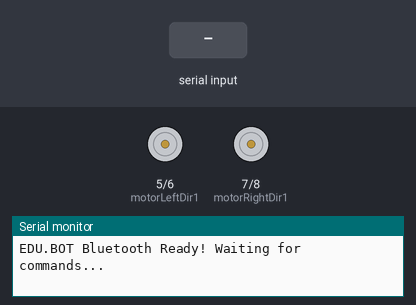
A sketch run on a simulated Arduino Uno, built with avr-gcc and run on an emulated ATmega328P. Parts: motor-driver pin pairs drawn as motors (green arrow = first pin HIGH = forward, orange = second pin HIGH = backward, longer = more drive, scaled by the enable pin), the last lines printed to the serial monitor. The inputs (shaded band) are chosen by the test bench.

Above: at 1.2 s.
1.3 s: "F" received over Serial
At 1.9 s:
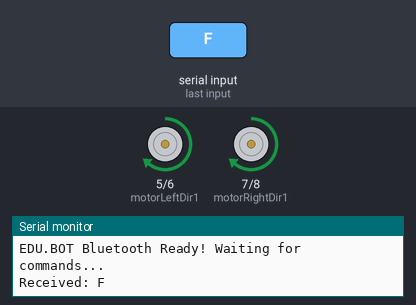
2.8 s: "B" received over Serial
At 4.0 s:
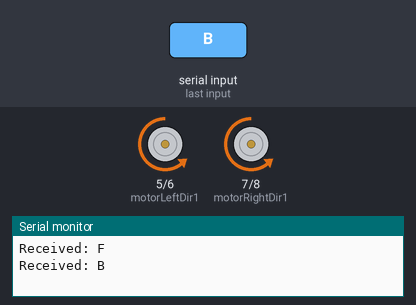
4.3 s: "L" received over Serial
At 5.4 s:
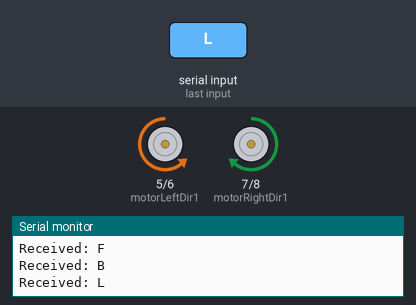
5.8 s: "R" received over Serial
At 6.5 s:
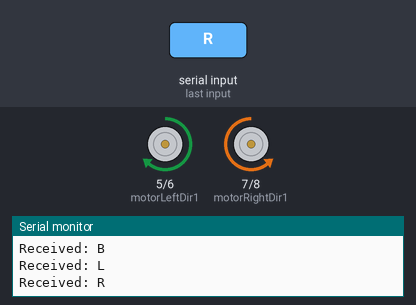
Timing chart, 0 to 8.3 s (numbered marks = the images above; inputs shaded):
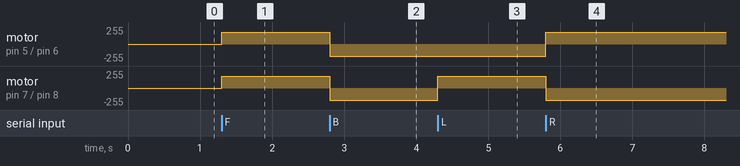

Measured:
- after the input at 1.3 s, motor on pin 5 (motorLeftDir1) / pin 6 (motorLeftDir2), motor on pin 7 (motorRightDir1) / pin 8 (motorRightDir2): stopped → forward 180/255 at once
- after the input at 2.8 s, motor on pin 5 (motorLeftDir1) / pin 6 (motorLeftDir2), motor on pin 7 (motorRightDir1) / pin 8 (motorRightDir2): forward 180/255 → backward 180/255 at once
- after the input at 4.3 s, motor on pin 7 (motorRightDir1) / pin 8 (motorRightDir2): backward 180/255 → forward 180/255 at once
- after the input at 5.8 s, motor on pin 5 (motorLeftDir1) / pin 6 (motorLeftDir2): backward 180/255 → forward 180/255 at once; motor on pin 7 (motorRightDir1) / pin 8 (motorRightDir2): forward 180/255 → backward 180/255 at once

The sketch:

Bluetooth_Control.ino
```cpp
/*
  EDU.BOT - Bluetooth / Serial Control
  บังคับหุ่นยนต์ผ่านแอปมือถือ (ส่งตัวอักษร F, B, L, R, S)
  *ถ้าใช้ Arduino Uno + HC-05 ให้ต่อ RX-TX สลับกัน
*/

// กำหนดขาควบคุมมอเตอร์ (เหมือนเดิม)
const int motorLeftDir1 = 5;  const int motorLeftDir2 = 6;  const int motorLeftSpeed = 9;
const int motorRightDir1 = 7; const int motorRightDir2 = 8; const int motorRightSpeed = 10;

char command; // ตัวแปรสำหรับเก็บคำสั่งที่รับมา

void setup() {
  pinMode(motorLeftDir1, OUTPUT); pinMode(motorLeftDir2, OUTPUT); pinMode(motorLeftSpeed, OUTPUT);
  pinMode(motorRightDir1, OUTPUT); pinMode(motorRightDir2, OUTPUT); pinMode(motorRightSpeed, OUTPUT);

  analogWrite(motorLeftSpeed, 180);  // ตั้งความเร็วคงที่
  analogWrite(motorRightSpeed, 180);

  Serial.begin(9600); // ความเร็วมาตรฐานของโมดูล Bluetooth ทั่วไป
  Serial.println("EDU.BOT Bluetooth Ready! Waiting for commands...");
}

void loop() {
  // ตรวจสอบว่ามีข้อมูลส่งเข้ามาทาง Bluetooth/Serial หรือไม่
  if (Serial.available() > 0) {
    command = Serial.read(); // อ่านค่าตัวอักษร 1 ตัว
    Serial.print("Received: ");
    Serial.println(command);

    // ทำงานตามคำสั่งที่ได้รับ
    switch (command) {
      case 'F': // Forward
        moveForward();
        break;
      case 'B': // Backward
        moveBackward();
        break;
      case 'L': // Left
        turnLeft();
        break;
      case 'R': // Right
        turnRight();
        break;
      case 'S': // Stop
        stopBot();
        break;
    }
  }
}

// --- ฟังก์ชันควบคุมทิศทาง ---
void moveForward() { digitalWrite(motorLeftDir1, HIGH); digitalWrite(motorLeftDir2, LOW); digitalWrite(motorRightDir1, HIGH); digitalWrite(motorRightDir2, LOW); }
void moveBackward() { digitalWrite(motorLeftDir1, LOW); digitalWrite(motorLeftDir2, HIGH); digitalWrite(motorRightDir1, LOW); digitalWrite(motorRightDir2, HIGH); }
void turnLeft() { digitalWrite(motorLeftDir1, LOW); digitalWrite(motorLeftDir2, HIGH); digitalWrite(motorRightDir1, HIGH); digitalWrite(motorRightDir2, LOW); }
void turnRight() { digitalWrite(motorLeftDir1, HIGH); digitalWrite(motorLeftDir2, LOW); digitalWrite(motorRightDir1, LOW); digitalWrite(motorRightDir2, HIGH); }
void stopBot() { digitalWrite(motorLeftDir1, LOW); digitalWrite(motorLeftDir2, LOW); digitalWrite(motorRightDir1, LOW); digitalWrite(motorRightDir2, LOW); }
```
